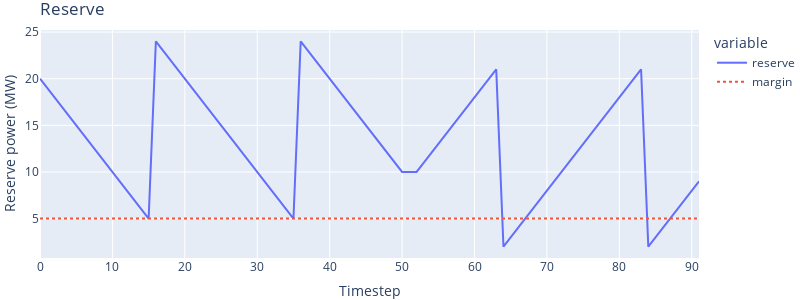

The cell this chart's notebook holds for it:
### Code cell
dfplot=simulator._dfElReserve
margin=optimiser.optimisation_parameters.el_reserve_margin
x = [dfplot.index[0],dfplot.index[-1]]
fig=px.line(dfplot,title="Reserve")
fig.add_scatter(x=x,y=[margin,margin],line=dict(dash='dot'),name="margin",mode="lines")
fig.update_xaxes(title_text="Timestep")
fig.update_yaxes(title_text="Reserve power (MW)",dtick = 5)
fig.update_layout(autosize=False,width=800,height=300,margin=dict(l=0,r=0,t=30,b=0))

### Figure 1 — Plotly figure (JSON) as saved in the notebook; plotly's stock layout.template omitted (floating-point values rounded to 4 significant figures)
{"data": [{"hovertemplate": "variable=reserve<br>index=%{x}<br>value=%{y}<extra></extra>", "legendgroup": "reserve", "line": {"color": "#636efa", "dash": "solid"}, "mode": "lines", "name": "reserve", "orientation": "v", "showlegend": true, "type": "scatter", "x": [0, 1, 2, 3, 4, 5, 6, 7, 8, 9, 10, 11, 12, 13, 14, 15, 16, 17, 18, 19, 20, 21, 22, 23, 24, 25, 26, 27, 28, 29, 30, 31, 32, 33, 34, 35, 36, 37, 38, 39, 40, 41, 42, 43, 44, 45, 46, 47, 48, 49, 50, 51, 52, 53, 54, 55, 56, 57, 58, 59, 60, 61, 62, 63, 64, 65, 66, 67, 68, 69, 70, 71, 72, 73, 74, 75, 76, 77, 78, 79, 80, 81, 82, 83, 84, 85, 86, 87, 88, 89, 90, 91], "xaxis": "x", "y": [20, 19, 18, 17, 16, 15, 14, 13, 12, 11, 10, 9, 8, 7, 6, 5, 24, 23, 22, 21, 20, 19, 18, 17, 16, 15, 14, 13, 12, 11, 10, 9, 8, 7, 6, 5, 24, 23, 22, 21, 20, 19, 18, 17, 16, 15, 14, 13, 12, 11, 10, 10, 10, 11, 12, 13, 14, 15, 16, 17, 18, 19, 20, 21, 2, 3, 4, 5, 6, 7, 8, 9, 10, 11, 12, 13, 14, 15, 16, 17, 18, 19, 20, 21, 2, 3, 4, 5, 6, 7, 8, 9], "yaxis": "y"}, {"line": {"dash": "dot"}, "mode": "lines", "name": "margin", "type": "scatter", "x": [0, 91], "y": [5, 5]}], "layout": {"autosize": false, "height": 300, "legend": {"title": {"text": "variable"}, "tracegroupgap": 0}, "margin": {"b": 0, "l": 0, "r": 0, "t": 30}, "title": {"text": "Reserve"}, "width": 800, "xaxis": {"anchor": "y", "autorange": true, "domain": [0, 1], "range": [0, 91], "title": {"text": "Timestep"}, "type": "linear"}, "yaxis": {"anchor": "x", "autorange": true, "domain": [0, 1], "dtick": 5, "range": [0.7778, 25.22], "title": {"text": "Reserve power (MW)"}, "type": "linear"}}}
